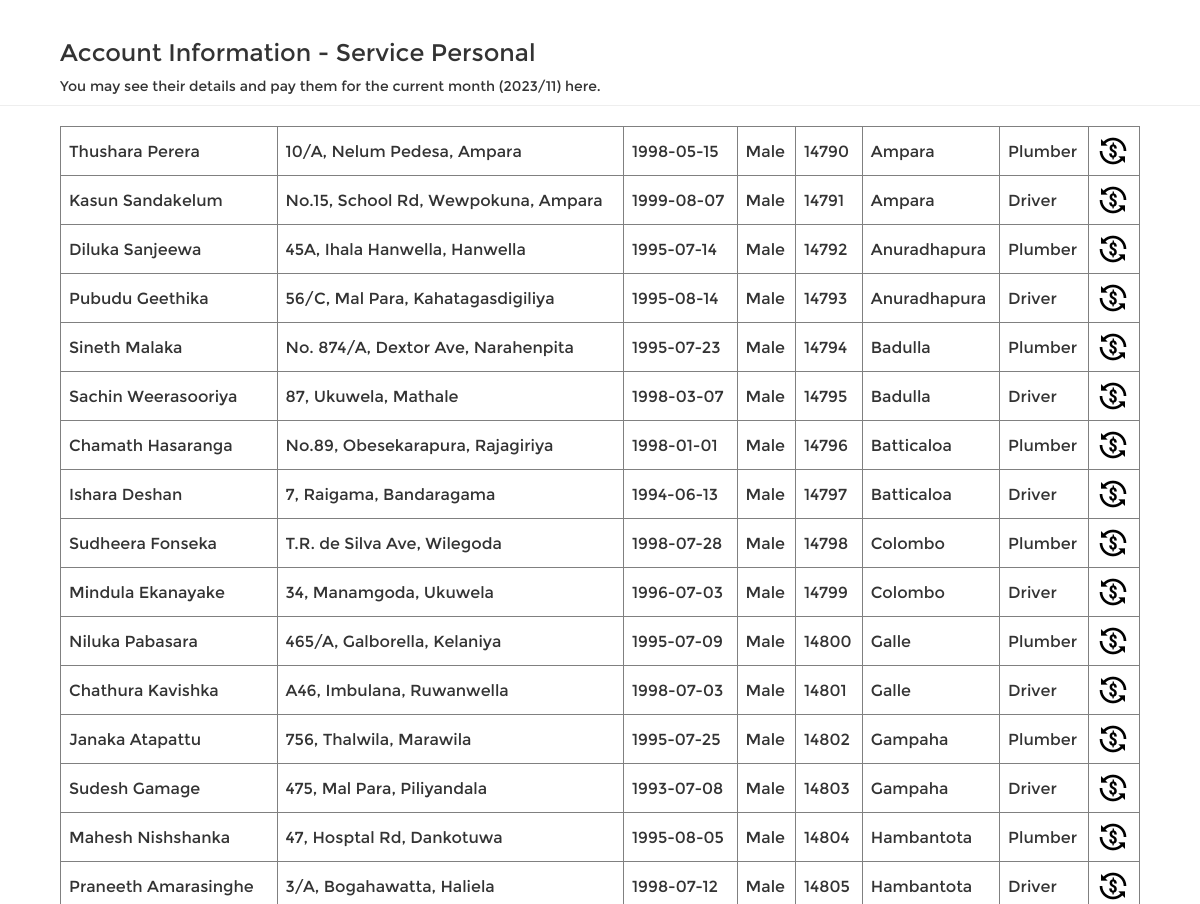
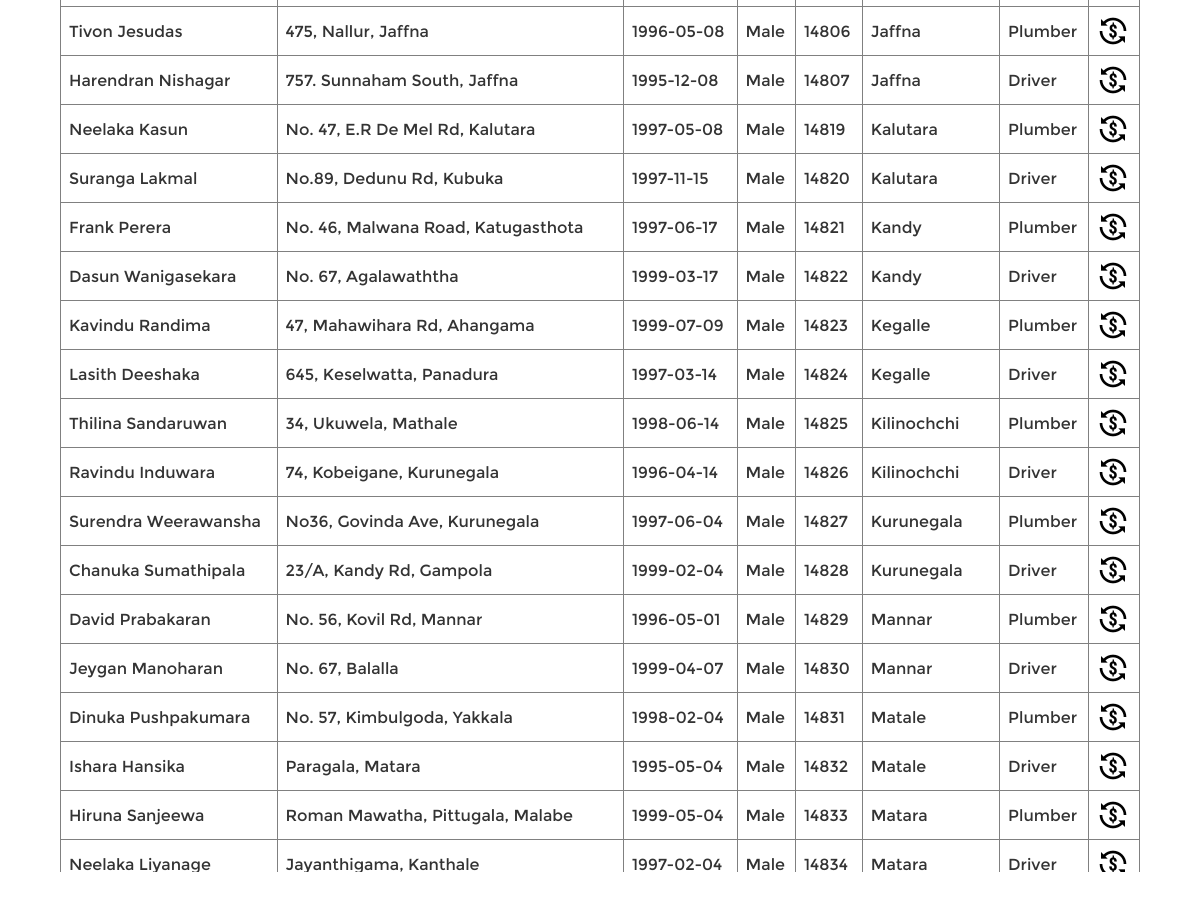
The page /manager/service.php on the database its author committed (2 pictures, top to bottom).
### tables this page shows
CREATE TABLE `service_personnal` (
  `Emp_ID` int(5) NOT NULL,
  `Area` varchar(20) NOT NULL,
  `Type` varchar(15) NOT NULL,
  KEY `Emp_ID` (`Emp_ID`),
  CONSTRAINT `service_personnal_ibfk_2` FOREIGN KEY (`Emp_ID`) REFERENCES `employee` (`Emp_ID`) ON DELETE CASCADE
);

CREATE TABLE `employee` (
  `Emp_ID` int(5) NOT NULL AUTO_INCREMENT,
  `Password` varchar(10) NOT NULL,
  `Fname` varchar(20) NOT NULL,
  `Lname` varchar(20) NOT NULL,
  `Address` varchar(100) NOT NULL,
  `DoB` date NOT NULL,
  `Sex` varchar(7) NOT NULL,
  PRIMARY KEY (`Emp_ID`)
);

### manager/service.php (the view, shortened to what this page needs)
<?php
$query = "SELECT EMPLOYEE.*, SERVICE_PERSONNAL.*
FROM EMPLOYEE
INNER JOIN SERVICE_PERSONNAL ON EMPLOYEE.Emp_ID = SERVICE_PERSONNAL.Emp_ID
";
$result = filterRecord($query);
	function filterRecord($query)
	{
		include("config.php");
		$filter_result = mysqli_query($mysqli, $query);
		return $filter_result;
	}
?>
<html>
	<head>
		<link type="text/css" href="assets/css/bootstrap.min.css" rel="stylesheet">
		<link rel="stylesheet" href="https://cdnjs.cloudflare.com/ajax/libs/font-awesome/4.7.0/css/font-awesome.min.css">
</head>
<body style="background-color: hsla(0,0%,100%,0.8)">
<div class="page-header">
<?php
$current_month = date('n');
$current_year = date('Y');
?>
<h3 style="font-family: Montserrat; margin-left: 5%;">Account Information - Service Personal</h3>
<p3 style="font-family: Montserrat; margin-left: 5%;">You may see their details and pay them for the current month (<?php echo $current_year.'/'.$current_month; ?>) here.</p3>
</div>
<div class="body_class" >
   <div class="table_container" style="overflow-y: scroll; height:65%; width:90%; margin-left:5%;">
<?php
include("config.php");
$current_month = date('n');
$current_year = date('Y');
echo "<table border='1' ;table width='100%'>
<tr>
</tr>";
while($row = mysqli_fetch_array($result))
{
echo "<tr>";
echo "<td>" . $row['Fname'] . " " . $row['Lname'] . "</td>";
echo "<td>" . $row['Address'] . "</td>";
echo "<td>" . $row['DoB'] . "</td>";
echo "<td>" . $row['Sex'] . "</td>";
echo "<td>" . $row['Emp_ID'] . "</td>";
echo "<td>" . $row['Area'] . "</td>";
echo "<td>" . $row['Type'] . "</td>";
$empid = $row['Emp_ID'];
  $query = "SELECT * FROM SALARY WHERE Emp_ID = $empid AND YEAR(Date) = $current_year AND MONTH(Date) = $current_month";
  $result2 = mysqli_query($conn, $query);
  if(mysqli_num_rows($result2) == 0) {
    echo "<td><a href='pay_service.php?Emp_ID_2=".$row['Emp_ID']."'><img src='./images/icons8-currency-exchange-32.png' alt='Edit'></a></td>";
  } else {
    echo "<td><img src='./images/icons8-paid-bill-32.png' alt='Edit'></a></td>";
  }
echo "</tr>";
}
echo "</table>";
?>
</div>
</div>
</body>
</html>

### manager/service.php (style rules this page uses)
th, td { text-align: left; padding: 8px; font-family:Montserrat; }

### rows shown on the page
service_personnal: Emp_ID.Fname "Thushara", Emp_ID.Lname "Perera", Emp_ID.Address "10/A, Nelum Pedesa, Ampara", Emp_ID.DoB "1998-05-15", Emp_ID.Sex "Male", Emp_ID "14790", Area "Ampara", Type "Plumber"
service_personnal: Emp_ID.Fname "Kasun", Emp_ID.Lname "Sandakelum", Emp_ID.Address "No.15, School Rd, Wewpokuna, Ampara", Emp_ID.DoB "1999-08-07", Emp_ID.Sex "Male", Emp_ID "14791", Area "Ampara", Type "Driver"
service_personnal: Emp_ID.Fname "Diluka", Emp_ID.Lname "Sanjeewa", Emp_ID.Address "45A, Ihala Hanwella, Hanwella", Emp_ID.DoB "1995-07-14", Emp_ID.Sex "Male", Emp_ID "14792", Area "Anuradhapura", Type "Plumber"
service_personnal: Emp_ID.Fname "Pubudu", Emp_ID.Lname "Geethika", Emp_ID.Address "56/C, Mal Para, Kahatagasdigiliya", Emp_ID.DoB "1995-08-14", Emp_ID.Sex "Male", Emp_ID "14793", Area "Anuradhapura", Type "Driver"
service_personnal: Emp_ID.Fname "Sineth", Emp_ID.Lname "Malaka", Emp_ID.Address "No. 874/A, Dextor Ave, Narahenpita", Emp_ID.DoB "1995-07-23", Emp_ID.Sex "Male", Emp_ID "14794", Area "Badulla", Type "Plumber"
service_personnal: Emp_ID.Fname "Sachin", Emp_ID.Lname "Weerasooriya", Emp_ID.Address "87, Ukuwela, Mathale", Emp_ID.DoB "1998-03-07", Emp_ID.Sex "Male", Emp_ID "14795", Area "Badulla", Type "Driver"
service_personnal: Emp_ID.Fname "Chamath", Emp_ID.Lname "Hasaranga", Emp_ID.Address "No.89, Obesekarapura, Rajagiriya", Emp_ID.DoB "1998-01-01", Emp_ID.Sex "Male", Emp_ID "14796", Area "Batticaloa", Type "Plumber"
service_personnal: Emp_ID.Fname "Ishara", Emp_ID.Lname "Deshan", Emp_ID.Address "7, Raigama, Bandaragama", Emp_ID.DoB "1994-06-13", Emp_ID.Sex "Male", Emp_ID "14797", Area "Batticaloa", Type "Driver"
service_personnal: Emp_ID.Fname "Sudheera", Emp_ID.Lname "Fonseka", Emp_ID.Address "T.R. de Silva Ave, Wilegoda", Emp_ID.DoB "1998-07-28", Emp_ID.Sex "Male", Emp_ID "14798", Area "Colombo", Type "Plumber"
service_personnal: Emp_ID.Fname "Mindula", Emp_ID.Lname "Ekanayake", Emp_ID.Address "34, Manamgoda, Ukuwela", Emp_ID.DoB "1996-07-03", Emp_ID.Sex "Male", Emp_ID "14799", Area "Colombo", Type "Driver"
service_personnal: Emp_ID.Fname "Niluka", Emp_ID.Lname "Pabasara", Emp_ID.Address "465/A, Galborella, Kelaniya", Emp_ID.DoB "1995-07-09", Emp_ID.Sex "Male", Emp_ID "14800", Area "Galle", Type "Plumber"
service_personnal: Emp_ID.Fname "Chathura", Emp_ID.Lname "Kavishka", Emp_ID.Address "A46, Imbulana, Ruwanwella", Emp_ID.DoB "1998-07-03", Emp_ID.Sex "Male", Emp_ID "14801", Area "Galle", Type "Driver"
service_personnal: Emp_ID.Fname "Janaka", Emp_ID.Lname "Atapattu", Emp_ID.Address "756, Thalwila, Marawila", Emp_ID.DoB "1995-07-25", Emp_ID.Sex "Male", Emp_ID "14802", Area "Gampaha", Type "Plumber"
service_personnal: Emp_ID.Fname "Sudesh", Emp_ID.Lname "Gamage", Emp_ID.Address "475, Mal Para, Piliyandala", Emp_ID.DoB "1993-07-08", Emp_ID.Sex "Male", Emp_ID "14803", Area "Gampaha", Type "Driver"
service_personnal: Emp_ID.Fname "Mahesh", Emp_ID.Lname "Nishshanka", Emp_ID.Address "47, Hosptal Rd, Dankotuwa", Emp_ID.DoB "1995-08-05", Emp_ID.Sex "Male", Emp_ID "14804", Area "Hambantota", Type "Plumber"
service_personnal: Emp_ID.Fname "Praneeth", Emp_ID.Lname "Amarasinghe", Emp_ID.Address "3/A, Bogahawatta, Haliela", Emp_ID.DoB "1998-07-12", Emp_ID.Sex "Male", Emp_ID "14805", Area "Hambantota", Type "Driver"
service_personnal: Emp_ID.Fname "Tivon", Emp_ID.Lname "Jesudas", Emp_ID.Address "475, Nallur, Jaffna", Emp_ID.DoB "1996-05-08", Emp_ID.Sex "Male", Emp_ID "14806", Area "Jaffna", Type "Plumber"
service_personnal: Emp_ID.Fname "Harendran", Emp_ID.Lname "Nishagar", Emp_ID.Address "757. Sunnaham South, Jaffna", Emp_ID.DoB "1995-12-08", Emp_ID.Sex "Male", Emp_ID "14807", Area "Jaffna", Type "Driver"
service_personnal: Emp_ID.Fname "Neelaka", Emp_ID.Lname "Kasun", Emp_ID.Address "No. 47, E.R De Mel Rd, Kalutara", Emp_ID.DoB "1997-05-08", Emp_ID.Sex "Male", Emp_ID "14819", Area "Kalutara", Type "Plumber"
service_personnal: Emp_ID.Fname "Suranga", Emp_ID.Lname "Lakmal", Emp_ID.Address "No.89, Dedunu Rd, Kubuka", Emp_ID.DoB "1997-11-15", Emp_ID.Sex "Male", Emp_ID "14820", Area "Kalutara", Type "Driver"
service_personnal: Emp_ID.Fname "Frank", Emp_ID.Lname "Perera", Emp_ID.Address "No. 46, Malwana Road, Katugasthota", Emp_ID.DoB "1997-06-17", Emp_ID.Sex "Male", Emp_ID "14821", Area "Kandy", Type "Plumber"
service_personnal: Emp_ID.Fname "Dasun", Emp_ID.Lname "Wanigasekara", Emp_ID.Address "No. 67, Agalawaththa", Emp_ID.DoB "1999-03-17", Emp_ID.Sex "Male", Emp_ID "14822", Area "Kandy", Type "Driver"
service_personnal: Emp_ID.Fname "Kavindu", Emp_ID.Lname "Randima", Emp_ID.Address "47, Mahawihara Rd, Ahangama", Emp_ID.DoB "1999-07-09", Emp_ID.Sex "Male", Emp_ID "14823", Area "Kegalle", Type "Plumber"
service_personnal: Emp_ID.Fname "Lasith", Emp_ID.Lname "Deeshaka", Emp_ID.Address "645, Keselwatta, Panadura", Emp_ID.DoB "1997-03-14", Emp_ID.Sex "Male", Emp_ID "14824", Area "Kegalle", Type "Driver"
service_personnal: Emp_ID.Fname "Thilina", Emp_ID.Lname "Sandaruwan", Emp_ID.Address "34, Ukuwela, Mathale", Emp_ID.DoB "1998-06-14", Emp_ID.Sex "Male", Emp_ID "14825", Area "Kilinochchi", Type "Plumber"
service_personnal: Emp_ID.Fname "Ravindu", Emp_ID.Lname "Induwara", Emp_ID.Address "74, Kobeigane, Kurunegala", Emp_ID.DoB "1996-04-14", Emp_ID.Sex "Male", Emp_ID "14826", Area "Kilinochchi", Type "Driver"
service_personnal: Emp_ID.Fname "Surendra", Emp_ID.Lname "Weerawansha", Emp_ID.Address "No36, Govinda Ave, Kurunegala", Emp_ID.DoB "1997-06-04", Emp_ID.Sex "Male", Emp_ID "14827", Area "Kurunegala", Type "Plumber"
service_personnal: Emp_ID.Fname "Chanuka", Emp_ID.Lname "Sumathipala", Emp_ID.Address "23/A, Kandy Rd, Gampola", Emp_ID.DoB "1999-02-04", Emp_ID.Sex "Male", Emp_ID "14828", Area "Kurunegala", Type "Driver"
service_personnal: Emp_ID.Fname "David", Emp_ID.Lname "Prabakaran", Emp_ID.Address "No. 56, Kovil Rd, Mannar", Emp_ID.DoB "1996-05-01", Emp_ID.Sex "Male", Emp_ID "14829", Area "Mannar", Type "Plumber"
service_personnal: Emp_ID.Fname "Jeygan", Emp_ID.Lname "Manoharan", Emp_ID.Address "No. 67, Balalla", Emp_ID.DoB "1999-04-07", Emp_ID.Sex "Male", Emp_ID "14830", Area "Mannar", Type "Driver"
service_personnal: Emp_ID.Fname "Dinuka", Emp_ID.Lname "Pushpakumara", Emp_ID.Address "No. 57, Kimbulgoda, Yakkala", Emp_ID.DoB "1998-02-04", Emp_ID.Sex "Male", Emp_ID "14831", Area "Matale", Type "Plumber"
service_personnal: Emp_ID.Fname "Ishara", Emp_ID.Lname "Hansika", Emp_ID.Address "Paragala, Matara", Emp_ID.DoB "1995-05-04", Emp_ID.Sex "Male", Emp_ID "14832", Area "Matale", Type "Driver"
service_personnal: Emp_ID.Fname "Hiruna", Emp_ID.Lname "Sanjeewa", Emp_ID.Address "Roman Mawatha, Pittugala, Malabe", Emp_ID.DoB "1999-05-04", Emp_ID.Sex "Male", Emp_ID "14833", Area "Matara", Type "Plumber"
service_personnal: Emp_ID.Fname "Neelaka", Emp_ID.Lname "Liyanage", Emp_ID.Address "Jayanthigama, Kanthale", Emp_ID.DoB "1997-02-04", Emp_ID.Sex "Male", Emp_ID "14834", Area "Matara", Type "Driver"
